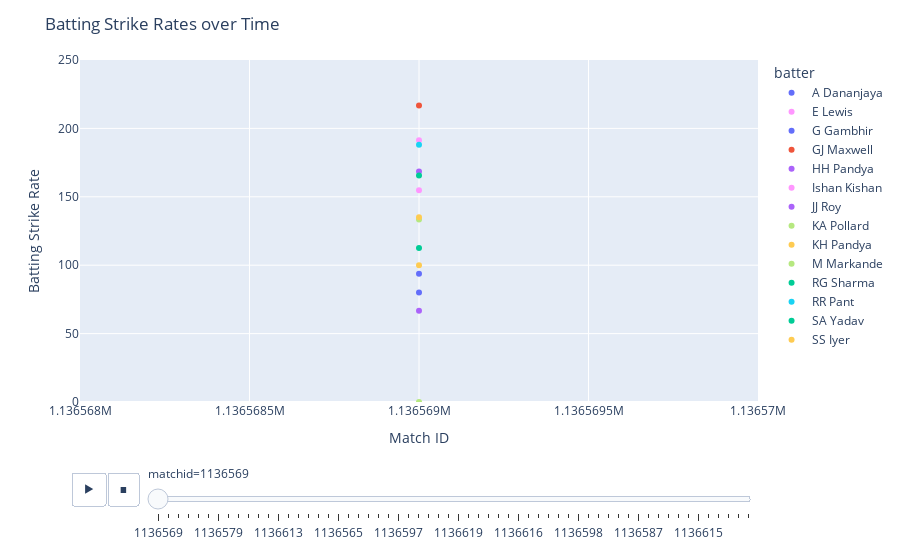

Here is the notebook cell this chart was saved with:
### Code cell
# create a DataFrame with the strike rate data
df_strike_rates = pd.DataFrame(strike_rates, columns=["batter", "matchid", "strike_rate"])

# create an animated scatter plot
fig = px.scatter(df_strike_rates, x="matchid", y="strike_rate", animation_frame="matchid", 
                 animation_group="batter", color="batter", range_y=[0, 250])
fig.update_layout(title="Batting Strike Rates over Time", xaxis_title="Match ID", yaxis_title="Batting Strike Rate")

# show the plot
fig.show()

### Figure 1 — Plotly figure (JSON) as saved in the notebook; plotly's stock layout.template omitted (floating-point values rounded to 4 significant figures)
{"data": [{"hovertemplate": "batter=A Dananjaya<br>matchid=%{x}<br>strike_rate=%{y}<extra></extra>", "ids": ["A Dananjaya"], "legendgroup": "A Dananjaya", "marker": {"color": "#636efa", "symbol": "circle"}, "mode": "markers", "name": "A Dananjaya", "orientation": "v", "showlegend": true, "type": "scatter", "x": [1136569], "xaxis": "x", "y": [80], "yaxis": "y"}, {"hovertemplate": "batter=E Lewis<br>matchid=%{x}<br>strike_rate=%{y}<extra></extra>", "ids": ["E Lewis"], "legendgroup": "E Lewis", "marker": {"color": "#FF97FF", "symbol": "circle"}, "mode": "markers", "name": "E Lewis", "orientation": "v", "showlegend": true, "type": "scatter", "x": [1136569], "xaxis": "x", "y": [154.8], "yaxis": "y"}, {"hovertemplate": "batter=G Gambhir<br>matchid=%{x}<br>strike_rate=%{y}<extra></extra>", "ids": ["G Gambhir"], "legendgroup": "G Gambhir", "marker": {"color": "#636efa", "symbol": "circle"}, "mode": "markers", "name": "G Gambhir", "orientation": "v", "showlegend": true, "type": "scatter", "x": [1136569], "xaxis": "x", "y": [93.75], "yaxis": "y"}, {"hovertemplate": "batter=GJ Maxwell<br>matchid=%{x}<br>strike_rate=%{y}<extra></extra>", "ids": ["GJ Maxwell"], "legendgroup": "GJ Maxwell", "marker": {"color": "#EF553B", "symbol": "circle"}, "mode": "markers", "name": "GJ Maxwell", "orientation": "v", "showlegend": true, "type": "scatter", "x": [1136569], "xaxis": "x", "y": [216.7], "yaxis": "y"}, {"hovertemplate": "batter=HH Pandya<br>matchid=%{x}<br>strike_rate=%{y}<extra></extra>", "ids": ["HH Pandya"], "legendgroup": "HH Pandya", "marker": {"color": "#ab63fa", "symbol": "circle"}, "mode": "markers", "name": "HH Pandya", "orientation": "v", "showlegend": true, "type": "scatter", "x": [1136569], "xaxis": "x", "y": [66.67], "yaxis": "y"}, {"hovertemplate": "batter=Ishan Kishan<br>matchid=%{x}<br>strike_rate=%{y}<extra></extra>", "ids": ["Ishan Kishan"], "legendgroup": "Ishan Kishan", "marker": {"color": "#FF97FF", "symbol": "circle"}, "mode": "markers", "name": "Ishan Kishan", "orientation": "v", "showlegend": true, "type": "scatter", "x": [1136569], "xaxis": "x", "y": [191.3], "yaxis": "y"}, {"hovertemplate": "batter=JJ Roy<br>matchid=%{x}<br>strike_rate=%{y}<extra></extra>", "ids": ["JJ Roy"], "legendgroup": "JJ Roy", "marker": {"color": "#ab63fa", "symbol": "circle"}, "mode": "markers", "name": "JJ Roy", "orientation": "v", "showlegend": true, "type": "scatter", "x": [1136569], "xaxis": "x", "y": [168.5], "yaxis": "y"}, {"hovertemplate": "batter=KA Pollard<br>matchid=%{x}<br>strike_rate=%{y}<extra></extra>", "ids": ["KA Pollard"], "legendgroup": "KA Pollard", "marker": {"color": "#B6E880", "symbol": "circle"}, "mode": "markers", "name": "KA Pollard", "orientation": "v", "showlegend": true, "type": "scatter", "x": [1136569], "xaxis": "x", "y": [0], "yaxis": "y"}, {"hovertemplate": "batter=KH Pandya<br>matchid=%{x}<br>strike_rate=%{y}<extra></extra>", "ids": ["KH Pandya"], "legendgroup": "KH Pandya", "marker": {"color": "#FECB52", "symbol": "circle"}, "mode": "markers", "name": "KH Pandya", "orientation": "v", "showlegend": true, "type": "scatter", "x": [1136569], "xaxis": "x", "y": [100], "yaxis": "y"}, {"hovertemplate": "batter=M Markande<br>matchid=%{x}<br>strike_rate=%{y}<extra></extra>", "ids": ["M Markande"], "legendgroup": "M Markande", "marker": {"color": "#B6E880", "symbol": "circle"}, "mode": "markers", "name": "M Markande", "orientation": "v", "showlegend": true, "type": "scatter", "x": [1136569], "xaxis": "x", "y": [133.3], "yaxis": "y"}, {"hovertemplate": "batter=RG Sharma<br>matchid=%{x}<br>strike_rate=%{y}<extra></extra>", "ids": ["RG Sharma"], "legendgroup": "RG Sharma", "marker": {"color": "#00cc96", "symbol": "circle"}, "mode": "markers", "name": "RG Sharma", "orientation": "v", "showlegend": true, "type": "scatter", "x": [1136569], "xaxis": "x", "y": [112.5], "yaxis": "y"}, {"hovertemplate": "batter=RR Pant<br>matchid=%{x}<br>strike_rate=%{y}<extra></extra>", "ids": ["RR Pant"], "legendgroup": "RR Pant", "marker": {"color": "#19d3f3", "symbol": "circle"}, "mode": "markers", "name": "RR Pant", "orientation": "v", "showlegend": true, "type": "scatter", "x": [1136569], "xaxis": "x", "y": [188], "yaxis": "y"}, {"hovertemplate": "batter=SA Yadav<br>matchid=%{x}<br>strike_rate=%{y}<extra></extra>", "ids": ["SA Yadav"], "legendgroup": "SA Yadav", "marker": {"color": "#00cc96", "symbol": "circle"}, "mode": "markers", "name": "SA Yadav", "orientation": "v", "showlegend": true, "type": "scatter", "x": [1136569], "xaxis": "x", "y": [165.6], "yaxis": "y"}, {"hovertemplate": "batter=SS Iyer<br>matchid=%{x}<br>strike_rate=%{y}<extra></extra>", "ids": ["SS Iyer"], "legendgroup": "SS Iyer", "marker": {"color": "#FECB52", "symbol": "circle"}, "mode": "markers", "name": "SS Iyer", "orientation": "v", "showlegend": true, "type": "scatter", "x": [1136569], "xaxis": "x", "y": [135], "yaxis": "y"}], "layout": {"legend": {"title": {"text": "batter"}, "tracegroupgap": 0}, "margin": {"t": 60}, "sliders": [{"active": 0, "currentvalue": {"prefix": "matchid="}, "len": 0.9, "pad": {"b": 10, "t": 60}, "steps": [{"args": [["1136569"], {"frame": {"duration": 0, "redraw": false}, "fromcurrent": true, "mode": "immediate", "transition": {"duration": 0, "easing": "linear"}}], "label": "1136569", "method": "animate"}, {"args": [["1136582"], {"frame": {"duration": 0, "redraw": false}, "fromcurrent": true, "mode": "immediate", "transition": {"duration": 0, "easing": "linear"}}], "label": "1136582", "method": "animate"}, {"args": [["1136563"], {"frame": {"duration": 0, "redraw": false}, "fromcurrent": true, "mode": "immediate", "transition": {"duration": 0, "easing": "linear"}}], "label": "1136563", "method": "animate"}, {"args": [["1136568"], {"frame": {"duration": 0, "redraw": false}, "fromcurrent": true, "mode": "immediate", "transition": {"duration": 0, "easing": "linear"}}], "label": "1136568", "method": "animate"}, {"args": [["1136571"], {"frame": {"duration": 0, "redraw": false}, "fromcurrent": true, "mode": "immediate", "transition": {"duration": 0, "easing": "linear"}}], "label": "1136571", "method": "animate"}, {"args": [["1136574"], {"frame": {"duration": 0, "redraw": false}, "fromcurrent": true, "mode": "immediate", "transition": {"duration": 0, "easing": "linear"}}], "label": "1136574", "method": "animate"}, {"args": [["1136579"], {"frame": {"duration": 0, "redraw": false}, "fromcurrent": true, "mode": "immediate", "transition": {"duration": 0, "easing": "linear"}}], "label": "1136579", "method": "animate"}, {"args": [["1136584"], {"frame": {"duration": 0, "redraw": false}, "fromcurrent": true, "mode": "immediate", "transition": {"duration": 0, "easing": "linear"}}], "label": "1136584", "method": "animate"}, {"args": [["1136595"], {"frame": {"duration": 0, "redraw": false}, "fromcurrent": true, "mode": "immediate", "transition": {"duration": 0, "easing": "linear"}}], "label": "1136595", "method": "animate"}, {"args": [["1136599"], {"frame": {"duration": 0, "redraw": false}, "fromcurrent": true, "mode": "immediate", "transition": {"duration": 0, "easing": "linear"}}], "label": "1136599", "method": "animate"}, {"args": [["1136605"], {"frame": {"duration": 0, "redraw": false}, "fromcurrent": true, "mode": "immediate", "transition": {"duration": 0, "easing": "linear"}}], "label": "1136605", "method": "animate"}, {"args": [["1136611"], {"frame": {"duration": 0, "redraw": false}, "fromcurrent": true, "mode": "immediate", "transition": {"duration": 0, "easing": "linear"}}], "label": "1136611", "method": "animate"}, {"args": [["1136613"], {"frame": {"duration": 0, "redraw": false}, "fromcurrent": true, "mode": "immediate", "transition": {"duration": 0, "easing": "linear"}}], "label": "1136613", "method": "animate"}, {"args": [["1136588"], {"frame": {"duration": 0, "redraw": false}, "fromcurrent": true, "mode": "immediate", "transition": {"duration": 0, "easing": "linear"}}], "label": "1136588", "method": "animate"}, {"args": [["1136596"], {"frame": {"duration": 0, "redraw": false}, "fromcurrent": true, "mode": "immediate", "transition": {"duration": 0, "easing": "linear"}}], "label": "1136596", "method": "animate"}, {"args": [["1136602"], {"frame": {"duration": 0, "redraw": false}, "fromcurrent": true, "mode": "immediate", "transition": {"duration": 0, "easing": "linear"}}], "label": "1136602", "method": "animate"}, {"args": [["1136606"], {"frame": {"duration": 0, "redraw": false}, "fromcurrent": true, "mode": "immediate", "transition": {"duration": 0, "easing": "linear"}}], "label": "1136606", "method": "animate"}, {"args": [["1136600"], {"frame": {"duration": 0, "redraw": false}, "fromcurrent": true, "mode": "immediate", "transition": {"duration": 0, "easing": "linear"}}], "label": "1136600", "method": "animate"}, {"args": [["1136565"], {"frame": {"duration": 0, "redraw": false}, "fromcurrent": true, "mode": "immediate", "transition": {"duration": 0, "easing": "linear"}}], "label": "1136565", "method": "animate"}, {"args": [["1136570"], {"frame": {"duration": 0, "redraw": false}, "fromcurrent": true, "mode": "immediate", "transition": {"duration": 0, "easing": "linear"}}], "label": "1136570", "method": "animate"}, {"args": [["1136573"], {"frame": {"duration": 0, "redraw": false}, "fromcurrent": true, "mode": "immediate", "transition": {"duration": 0, "easing": "linear"}}], "label": "1136573", "method": "animate"}, {"args": [["1136578"], {"frame": {"duration": 0, "redraw": false}, "fromcurrent": true, "mode": "immediate", "transition": {"duration": 0, "easing": "linear"}}], "label": "1136578", "method": "animate"}, {"args": [["1136586"], {"frame": {"duration": 0, "redraw": false}, "fromcurrent": true, "mode": "immediate", "transition": {"duration": 0, "easing": "linear"}}], "label": "1136586", "method": "animate"}, {"args": [["1136589"], {"frame": {"duration": 0, "redraw": false}, "fromcurrent": true, "mode": "immediate", "transition": {"duration": 0, "easing": "linear"}}], "label": "1136589", "method": "animate"}, {"args": [["1136597"], {"frame": {"duration": 0, "redraw": false}, "fromcurrent": true, "mode": "immediate", "transition": {"duration": 0, "easing": "linear"}}], "label": "1136597", "method": "animate"}, {"args": [["1136601"], {"frame": {"duration": 0, "redraw": false}, "fromcurrent": true, "mode": "immediate", "transition": {"duration": 0, "easing": "linear"}}], "label": "1136601", "method": "animate"}, {"args": [["1136604"], {"frame": {"duration": 0, "redraw": false}, "fromcurrent": true, "mode": "immediate", "transition": {"duration": 0, "easing": "linear"}}], "label": "1136604", "method": "animate"}, {"args": [["1136609"], {"frame": {"duration": 0, "redraw": false}, "fromcurrent": true, "mode": "immediate", "transition": {"duration": 0, "easing": "linear"}}], "label": "1136609", "method": "animate"}, {"args": [["1136614"], {"frame": {"duration": 0, "redraw": false}, "fromcurrent": true, "mode": "immediate", "transition": {"duration": 0, "easing": "linear"}}], "label": "1136614", "method": "animate"}, {"args": [["1136618"], {"frame": {"duration": 0, "redraw": false}, "fromcurrent": true, "mode": "immediate", "transition": {"duration": 0, "easing": "linear"}}], "label": "1136618", "method": "animate"}, {"args": [["1136619"], {"frame": {"duration": 0, "redraw": false}, "fromcurrent": true, "mode": "immediate", "transition": {"duration": 0, "easing": "linear"}}], "label": "1136619", "method": "animate"}, {"args": [["1136572"], {"frame": {"duration": 0, "redraw": false}, "fromcurrent": true, "mode": "immediate", "transition": {"duration": 0, "easing": "linear"}}], "label": "1136572", "method": "animate"}, {"args": [["1136576"], {"frame": {"duration": 0, "redraw": false}, "fromcurrent": true, "mode": "immediate", "transition": {"duration": 0, "easing": "linear"}}], "label": "1136576", "method": "animate"}, {"args": [["1136585"], {"frame": {"duration": 0, "redraw": false}, "fromcurrent": true, "mode": "immediate", "transition": {"duration": 0, "easing": "linear"}}], "label": "1136585", "method": "animate"}, {"args": [["1136608"], {"frame": {"duration": 0, "redraw": false}, "fromcurrent": true, "mode": "immediate", "transition": {"duration": 0, "easing": "linear"}}], "label": "1136608", "method": "animate"}, {"args": [["1136610"], {"frame": {"duration": 0, "redraw": false}, "fromcurrent": true, "mode": "immediate", "transition": {"duration": 0, "easing": "linear"}}], "label": "1136610", "method": "animate"}, {"args": [["1136616"], {"frame": {"duration": 0, "redraw": false}, "fromcurrent": true, "mode": "immediate", "transition": {"duration": 0, "easing": "linear"}}], "label": "1136616", "method": "animate"}, {"args": [["1136564"], {"frame": {"duration": 0, "redraw": false}, "fromcurrent": true, "mode": "immediate", "transition": {"duration": 0, "easing": "linear"}}], "label": "1136564", "method": "animate"}, {"args": [["1136566"], {"frame": {"duration": 0, "redraw": false}, "fromcurrent": true, "mode": "immediate", "transition": {"duration": 0, "easing": "linear"}}], "label": "1136566", "method": "animate"}, {"args": [["1136575"], {"frame": {"duration": 0, "redraw": false}, "fromcurrent": true, "mode": "immediate", "transition": {"duration": 0, "easing": "linear"}}], "label": "1136575", "method": "animate"}, {"args": [["1136577"], {"frame": {"duration": 0, "redraw": false}, "fromcurrent": true, "mode": "immediate", "transition": {"duration": 0, "easing": "linear"}}], "label": "1136577", "method": "animate"}, {"args": [["1136581"], {"frame": {"duration": 0, "redraw": false}, "fromcurrent": true, "mode": "immediate", "transition": {"duration": 0, "easing": "linear"}}], "label": "1136581", "method": "animate"}, {"args": [["1136598"], {"frame": {"duration": 0, "redraw": false}, "fromcurrent": true, "mode": "immediate", "transition": {"duration": 0, "easing": "linear"}}], "label": "1136598", "method": "animate"}, {"args": [["1136603"], {"frame": {"duration": 0, "redraw": false}, "fromcurrent": true, "mode": "immediate", "transition": {"duration": 0, "easing": "linear"}}], "label": "1136603", "method": "animate"}, {"args": [["1136607"], {"frame": {"duration": 0, "redraw": false}, "fromcurrent": true, "mode": "immediate", "transition": {"duration": 0, "easing": "linear"}}], "label": "1136607", "method": "animate"}, {"args": [["1136594"], {"frame": {"duration": 0, "redraw": false}, "fromcurrent": true, "mode": "immediate", "transition": {"duration": 0, "easing": "linear"}}], "label": "1136594", "method": "animate"}, {"args": [["1136561"], {"frame": {"duration": 0, "redraw": false}, "fromcurrent": true, "mode": "immediate", "transition": {"duration": 0, "easing": "linear"}}], "label": "1136561", "method": "animate"}, {"args": [["1136580"], {"frame": {"duration": 0, "redraw": false}, "fromcurrent": true, "mode": "immediate", "transition": {"duration": 0, "easing": "linear"}}], "label": "1136580", "method": "animate"}, {"args": [["1136587"], {"frame": {"duration": 0, "redraw": false}, "fromcurrent": true, "mode": "immediate", "transition": {"duration": 0, "easing": "linear"}}], "label": "1136587", "method": "animate"}, {"args": [["1136590"], {"frame": {"duration": 0, "redraw": false}, "fromcurrent": true, "mode": "immediate", "transition": {"duration": 0, "easing": "linear"}}], "label": "1136590", "method": "animate"}, {"args": [["1136593"], {"frame": {"duration": 0, "redraw": false}, "fromcurrent": true, "mode": "immediate", "transition": {"duration": 0, "easing": "linear"}}], "label": "1136593", "method": "animate"}, {"args": [["1136612"], {"frame": {"duration": 0, "redraw": false}, "fromcurrent": true, "mode": "immediate", "transition": {"duration": 0, "easing": "linear"}}], "label": "1136612", "method": "animate"}, {"args": [["1136617"], {"frame": {"duration": 0, "redraw": false}, "fromcurrent": true, "mode": "immediate", "transition": {"duration": 0, "easing": "linear"}}], "label": "1136617", "method": "animate"}, {"args": [["1136620"], {"frame": {"duration": 0, "redraw": false}, "fromcurrent": true, "mode": "immediate", "transition": {"duration": 0, "easing": "linear"}}], "label": "1136620", "method": "animate"}, {"args": [["1136615"], {"frame": {"duration": 0, "redraw": false}, "fromcurrent": true, "mode": "immediate", "transition": {"duration": 0, "easing": "linear"}}], "label": "1136615", "method": "animate"}, {"args": [["1136567"], {"frame": {"duration": 0, "redraw": false}, "fromcurrent": true, "mode": "immediate", "transition": {"duration": 0, "easing": "linear"}}], "label": "1136567", "method": "animate"}, {"args": [["1136592"], {"frame": {"duration": 0, "redraw": false}, "fromcurrent": true, "mode": "immediate", "transition": {"duration": 0, "easing": "linear"}}], "label": "1136592", "method": "animate"}, {"args": [["1136591"], {"frame": {"duration": 0, "redraw": false}, "fromcurrent": true, "mode": "immediate", "transition": {"duration": 0, "easing": "linear"}}], "label": "1136591", "method": "animate"}, {"args": [["1136583"], {"frame": {"duration": 0, "redraw": false}, "fromcurrent": true, "mode": "immediate", "transition": {"duration": 0, "easing": "linear"}}], "label": "1136583", "method": "animate"}, {"args": [["1136562"], {"frame": {"duration": 0, "redraw": false}, "fromcurrent": true, "mode": "immediate", "transition": {"duration": 0, "easing": "linear"}}], "label": "1136562", "method": "animate"}], "x": 0.1, "xanchor": "left", "y": 0, "yanchor": "top"}], "title": {"text": "Batting Strike Rates over Time"}, "updatemenus": [{"buttons": [{"args": [null, {"frame": {"duration": 500, "redraw": false}, "fromcurrent": true, "mode": "immediate", "transition": {"duration": 500, "easing": "linear"}}], "label": "&#9654;", "method": "animate"}, {"args": [[null], {"frame": {"duration": 0, "redraw": false}, "fromcurrent": true, "mode": "immediate", "transition": {"duration": 0, "easing": "linear"}}], "label": "&#9724;", "method": "animate"}], "direction": "left", "pad": {"r": 10, "t": 70}, "showactive": false, "type": "buttons", "x": 0.1, "xanchor": "right", "y": 0, "yanchor": "top"}], "xaxis": {"anchor": "y", "categoryarray": [1136569, 1136582, 1136563, 1136568, 1136571, 1136574, 1136579, 1136584, 1136595, 1136599, 1136605, 1136611, 1136613, 1136588, 1136596, 1136602, 1136606, 1136600, 1136565, 1136570, 1136573, 1136578, 1136586, 1136589, 1136597, 1136601, 1136604, 1136609, 1136614, 1136618, 1136619, 1136572, 1136576, 1136585, 1136608, 1136610, 1136616, 1136564, 1136566, 1136575, 1136577, 1136581, 1136598, 1136603, 1136607, 1136594, 1136561, 1136580, 1136587, 1136590, 1136593, 1136612, 1136617, 1136620, 1136615, 1136567, 1136592, 1136591, 1136583, 1136562], "categoryorder": "array", "domain": [0, 1], "title": {"text": "Match ID"}}, "yaxis": {"anchor": "x", "domain": [0, 1], "range": [0, 250], "title": {"text": "Batting Strike Rate"}}}}
